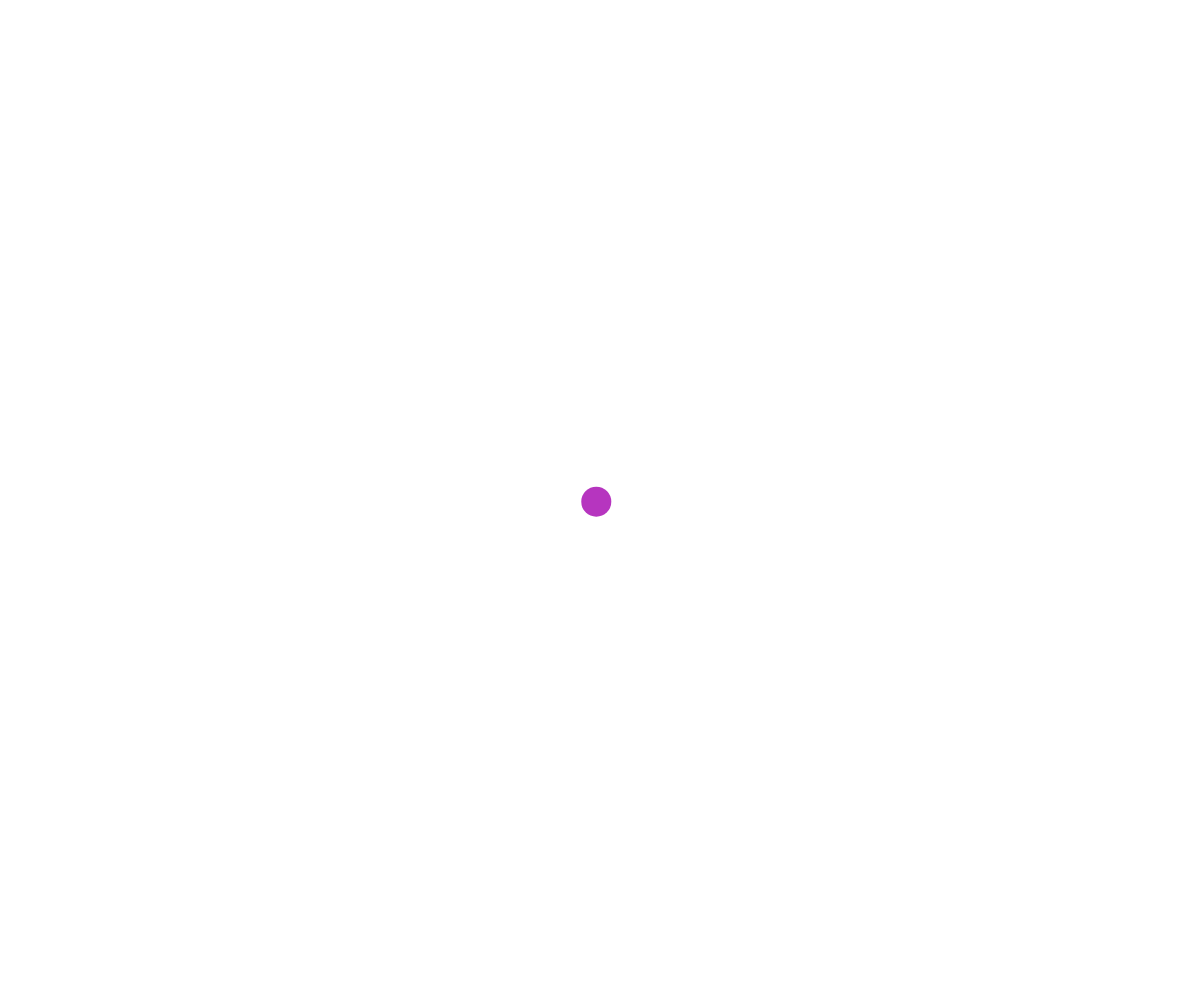
Frame 1 (no input)
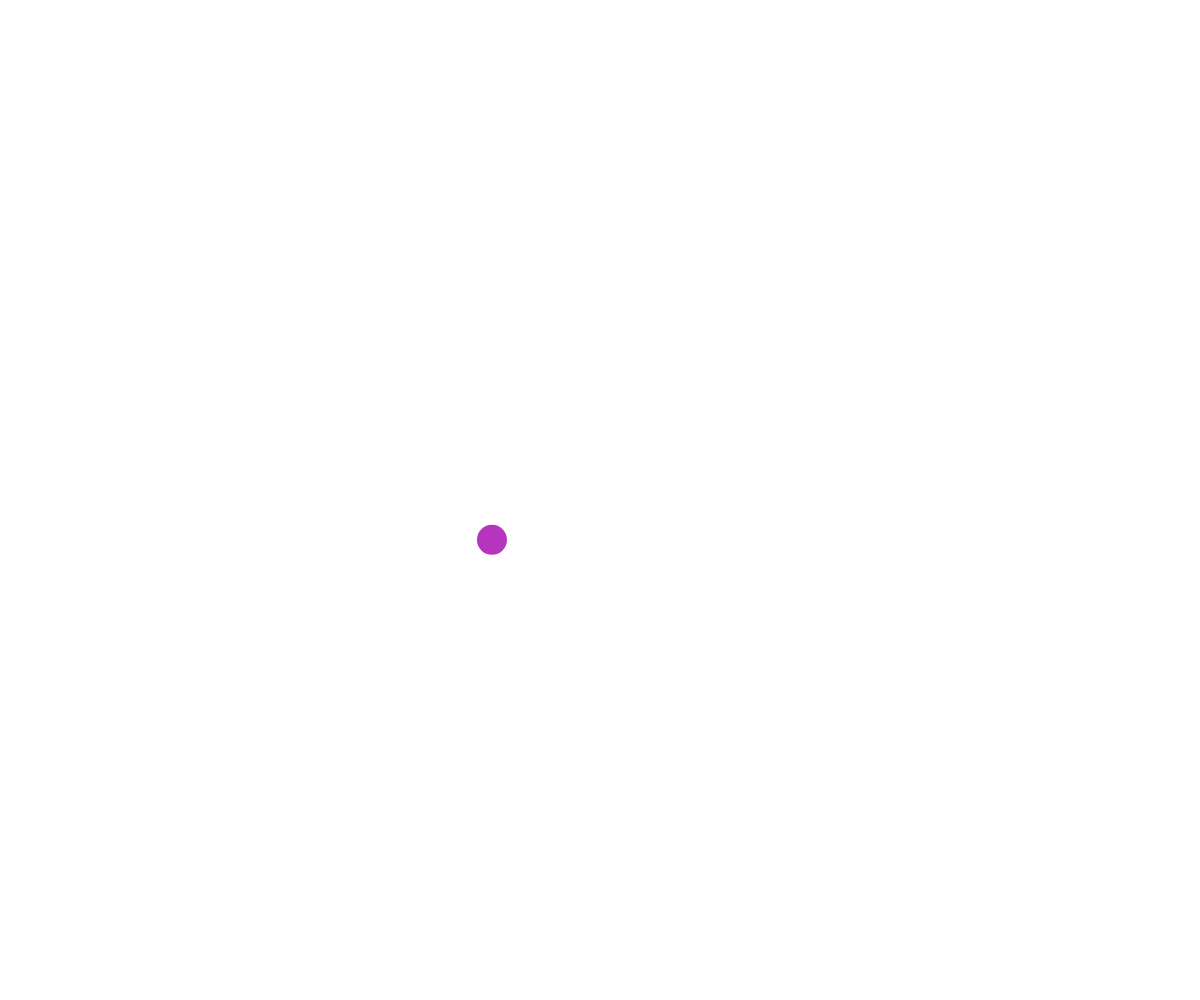
Frame 60 (no input)
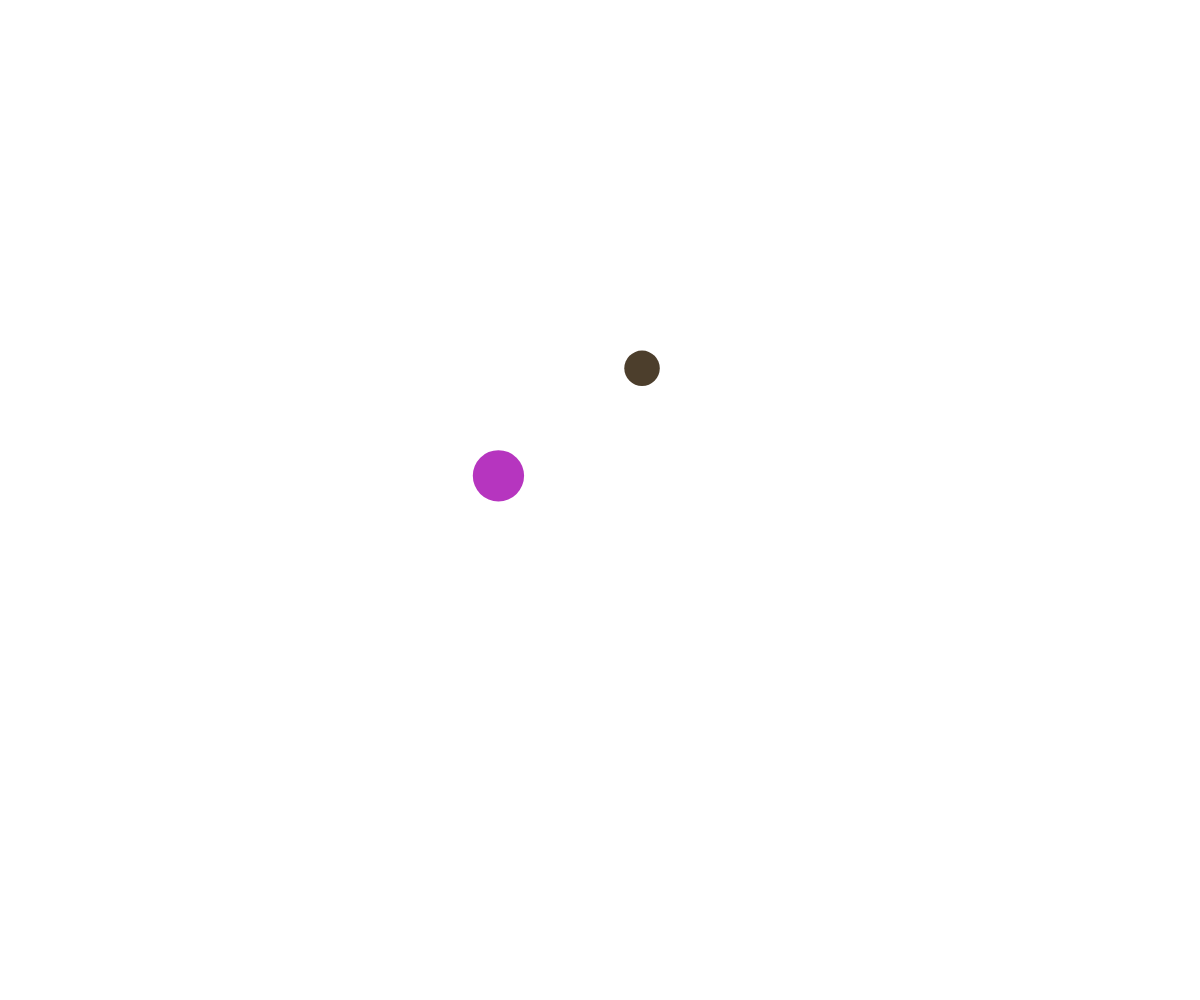
Frame 120 (the mouse pressed at the canvas centre since frame 60)

The p5.js sketch that drew these frames (run headless with seeded random() and noise() and a simulated clock; from frame 60 on, the mouse is pressed at the canvas centre):

// p5.js sketch
// ── sketch.js
// connective nodes OOP


let points = [];


function setup() {
  createCanvas(windowWidth, windowHeight);
  spawnPoint(width/2, height/2);
}

function draw() {
  background("white");
  // move and draw lines
  for (let point of points){
    point.update(points);
  }

  // draws cricle on top
  for (let point of points){
    point.display();
  }
}

function mousePressed(){
  spawnPoint(mouseX, mouseY);
}

function spawnPoint(x, y){
  let somePoint = new MovingPoint(x,y);
  points.push(somePoint);
}

class MovingPoint {
  constructor (x,y){
    this.x = x;
    this.y = y;
    this.speed = 5;
    this.radius = 15;
    this.color = color(random(255),random(255),random(255)); 
    this.xTime = random(1000);
    this.yTime = random(1000);
    this.deltaTime = 0.01;
    this.reach = 150;
    this.MIN_RADIUS = 15;
    this.MAX_RADIUS = 50;
  }

  display(){
    noStroke();
    fill(this.color);
    circle(this.x, this.y, this.radius*2);
  }
  
  update(thePoints){
    this.move();
    this.wrapAroundScreen();
    this.connectTo(thePoints);
    this.adjustSizeWithMouse();
  }

  adjustSizeWithMouse(){
    let mouseDistance = dist(this.x, this.y,mouseX, mouseY);
    if (mouseDistance < this.reach){
      let theSize  = map(mouseDistance, 0, this.reach, this.MAX_RADIUS, this.MIN_RADIUS);
      this.radius = theSize;
    }
    else {
      this.radius = this.MIN_RADIUS;
    }
  }

  move(){
    // pick random direct of movement
    let dx = noise(this.xTime);
    let dy = noise(this.yTime);

    // scale to the movement speed
    this.dx = map(dx, 0,1,-this.speed, this.speed);
    this.dy = map(dy, 0,1,-this.speed, this.speed);

    //move point
    this.x += this.dx;
    this.y += this.dy;

    // incriment of the time axis
    this.xTime += this.deltaTime;
    this.yTime += this.deltaTime;
  }

  wrapAroundScreen(){
    if(this.x < 0) {
      this.x+= width;
    }
    if(this.x > width) {
      this.x -= width;
    }
    if (this. y < 0) {
      this.y += height;
    }
    if (this.y > height) {
      this.y -= height;
    }
  }

  connectTo(pointsArray) {
    for (let otherPoint of pointsArray){
      // avoid drawing line to self
      if(this !== otherPoint){
        let pointDistance = dist(this.x, this.y, otherPoint.x, otherPoint.y);
        if (pointDistance < this.reach){
          stroke(this.color);
          line(this.x, this.y, otherPoint.x, otherPoint.y);
        }
      }
    }
  }
}
